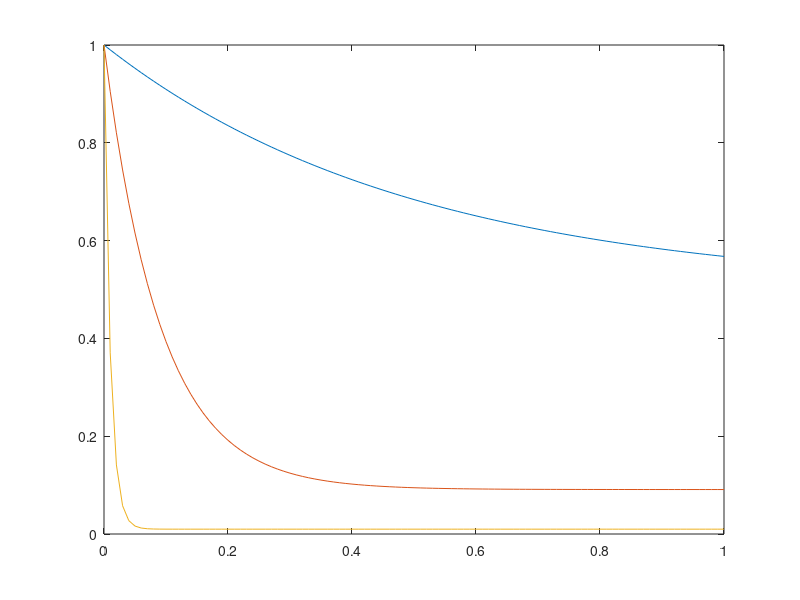

The MATLAB script that drew this image:
% continuação da questão 7
clear all

f1 = tf([1], [1 1]);

k = [1 10 100];

tempo = 0:0.01:1;

for i=1:length(k)
    [y(:,i), t] = step(feedback(f1*k(i), 1), tempo);
end

%plot(t, y)

plot(t, ones(length(t),3)-y)

